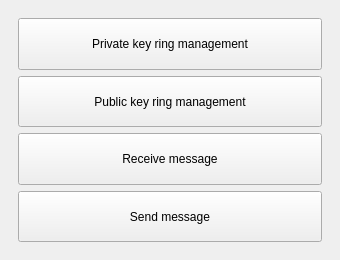
<?xml version="1.0" encoding="UTF-8"?>
<ui version="4.0">
 <class>MainWindow</class>
 <widget class="QMainWindow" name="MainWindow">
  <property name="geometry">
   <rect>
    <x>0</x>
    <y>0</y>
    <width>340</width>
    <height>260</height>
   </rect>
  </property>
  <property name="windowTitle">
   <string>ZP PGP</string>
  </property>
  <widget class="QWidget" name="centralwidget">
   <layout class="QGridLayout" name="gridLayout">
    <property name="leftMargin">
     <number>18</number>
    </property>
    <property name="topMargin">
     <number>18</number>
    </property>
    <property name="rightMargin">
     <number>18</number>
    </property>
    <property name="bottomMargin">
     <number>18</number>
    </property>
    <item row="0" column="0">
     <widget class="QPushButton" name="btnPrkr">
      <property name="sizePolicy">
       <sizepolicy hsizetype="Expanding" vsizetype="Expanding">
        <horstretch>0</horstretch>
        <verstretch>0</verstretch>
       </sizepolicy>
      </property>
      <property name="text">
       <string>Private key ring management</string>
      </property>
      <property name="checkable">
       <bool>false</bool>
      </property>
     </widget>
    </item>
    <item row="2" column="0">
     <widget class="QPushButton" name="btnReceive">
      <property name="sizePolicy">
       <sizepolicy hsizetype="Expanding" vsizetype="Expanding">
        <horstretch>0</horstretch>
        <verstretch>0</verstretch>
       </sizepolicy>
      </property>
      <property name="text">
       <string>Receive message</string>
      </property>
     </widget>
    </item>
    <item row="3" column="0">
     <widget class="QPushButton" name="btnSend">
      <property name="sizePolicy">
       <sizepolicy hsizetype="Expanding" vsizetype="Expanding">
        <horstretch>0</horstretch>
        <verstretch>0</verstretch>
       </sizepolicy>
      </property>
      <property name="text">
       <string>Send message</string>
      </property>
     </widget>
    </item>
    <item row="1" column="0">
     <widget class="QPushButton" name="btnPukr">
      <property name="sizePolicy">
       <sizepolicy hsizetype="Expanding" vsizetype="Expanding">
        <horstretch>0</horstretch>
        <verstretch>0</verstretch>
       </sizepolicy>
      </property>
      <property name="text">
       <string>Public key ring management</string>
      </property>
     </widget>
    </item>
   </layout>
  </widget>
 </widget>
 <resources/>
 <connections/>
 <designerdata>
  <property name="gridDeltaX">
   <number>10</number>
  </property>
  <property name="gridDeltaY">
   <number>10</number>
  </property>
  <property name="gridSnapX">
   <bool>true</bool>
  </property>
  <property name="gridSnapY">
   <bool>true</bool>
  </property>
  <property name="gridVisible">
   <bool>true</bool>
  </property>
 </designerdata>
</ui>
